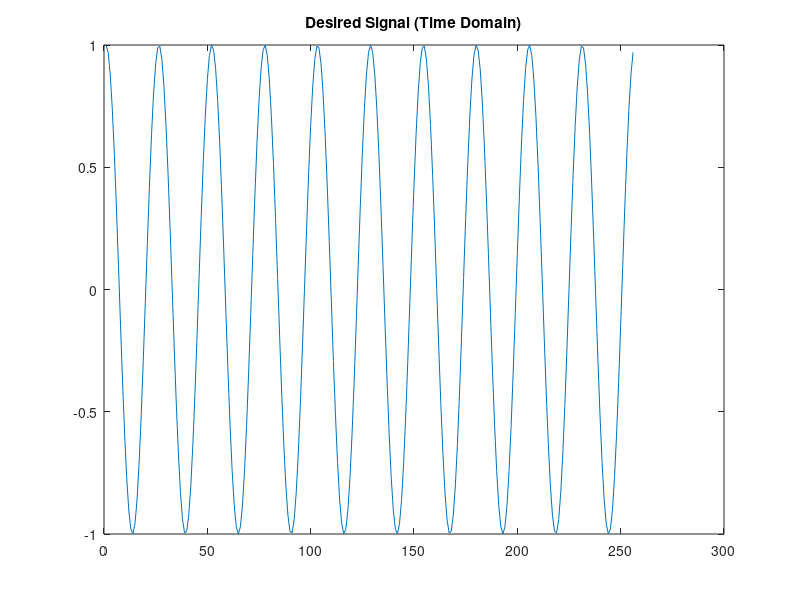

Write the MATLAB code that produced this figure. (Note: this script raises an error after producing the figure.)
%%%%%%%%%%%%%%%%
% Demos Time Domain vs Frequency Domain Relationship of a simple sinusoid + noise
%%%%%%%%%%%%%%%%

clf; % clear graphic screen
clear; % clear all variables

N=256; % Number of points
M=10;  % Number of sine waves
w=2*pi; 
x=0:N-1; % array 0 to N-1

noise=random('norm',0,1, [1,N]); % Gaussian noise with amplitudes distributed from 0 to 1 Volt
noise=noise/1e6; % Make the max noise 1uV, so divide the entire array by 1e6

%%%%%%%%%%%%%%%%%%%%
% Desired Signal
%%%%%%%%%%%%%%%%%%%%
desired_signal = 1*cos(w*x*M/N); % simple 10 cycle cosine with 1V p-p amplitude

plot(desired_signal); % plot time domain of desired signal only
%set("figure_style","new");
%f=get("current_figure"); % setup graphics window for title
title('Desired Signal (Time Domain)'); % print title on window

figure;

ydesired=20*log10(2/N*abs(fft(desired_signal,-1))); % Absolute valued array of FFT of the desired signal 
plot(ydesired); % plot frequency domain of desired signal
title('Desired Signal (Frequency Domain)'); % print title on window


%%%%%%%%%%%%%%%%%%%%%%%%%%%%
% Desired Signal + Noise
%%%%%%%%%%%%%%%%%%%%%%%%%%%%
total_signal = desired_signal + noise;

figure;
plot(total_signal); % plot time domain of total signal
title('Total Signal (Time Domain)'); % print title on window

figure;
ytotal=20*log10(2/N*abs(fft(total_signal,-1))); % Absolute valued array of FFT of the total signal 
plot(ytotal); % plot frequency domain of total signal
title('Total Signal (Frequency Domain)'); % print title on window

%%%%%%%%%%%%%%%%%%%%%%%%%%%%%%%%%%%
% Overlay Both time domain signals
%%%%%%%%%%%%%%%%%%%%%%%%%%%%%%%%%%%
figure;
plot(x',[desired_signal',total_signal']);
title('Both Signals (Time Domain)'); % print title on window

%%%%%%%%%%%%%%%%%%%%%%%%%%%%%%%%%%%
% Overlay Both freq domain signals
%%%%%%%%%%%%%%%%%%%%%%%%%%%%%%%%%%%
figure;
plot(x',[ydesired',ytotal']);
title('Both Signals (Frequency Domain)'); % print title on window
